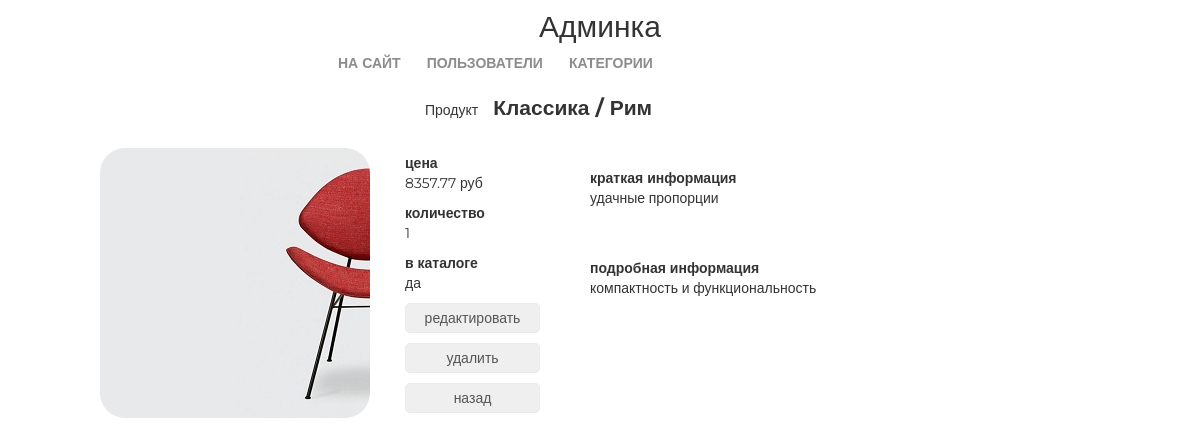
The page /admin/products/read/15/ on the database its author committed.
### mainapp/models.py (models this page shows, shortened)
class Product(models.Model):
    category = models.ForeignKey(ProductCategory, on_delete=models.CASCADE)
    name = models.CharField(verbose_name='имя продукта', max_length=128)
    image = models.ImageField(upload_to='products_images', blank=True)
    short_desc = models.CharField(verbose_name='краткое описание продукта', max_length=60, blank=True)
    description = models.TextField(verbose_name='описание продукта', blank=True)
    price = models.DecimalField(verbose_name='цена продукта', max_digits=8, decimal_places=2, default=0)
    quantity = models.PositiveIntegerField(verbose_name='количество на складе', default=0)
    is_active = models.BooleanField(verbose_name='категория активна', default=True, db_index=True)

class ProductCategory(models.Model):
    name = models.CharField(verbose_name='название категории', max_length=64, unique=True)
    description = models.TextField(verbose_name='описание категории', blank=True)
    is_active = models.BooleanField(verbose_name='категория активна', default=True)

### adminapp/views.py (the view)
# urls.py: re_path(r'^products/read/(?P<pk>\d+)/$', adminapp.ProductDetailView.as_view(), name='product_read'),
class ProductDetailView(DetailView):
    model = Product
    template_name = 'adminapp/product_read.html'

### mainapp/context_processors.py (called while the page is built)
def basket(request):
    print(f'context processor basket works')
    basket = []
    if request.user.is_authenticated:
        basket = Basket.objects.filter(user=request.user)
    return {
        'basket': basket,
    }

### adminapp/templates/adminapp/product_read.html
{% extends 'adminapp/base.html' %}
{% load static %}
{% block content %}
    <div class="product_read">
        <div class="product_name">
            Продукт<strong>{{ object.category.name|title }} / {{ object.name|title }}</strong>
        </div>
        <img src="/media/{{ object.image|default:'products_images/default.jpg' }}" alt="{{ object.name }}">
        <div class="summary">
            <b>цена</b>
            <p>{{ object.price }} руб</p>
            <b>количество</b>
            <p>{{ object.quantity }}</p>
            <b>в каталоге</b>
            <p>{% if object.is_active %}да{% else %}нет{% endif %}</p>
            <p>
                <button>
                    <a href={% url 'admin:product_update' object.pk %}>редактировать</a>
                </button>
            </p>
            <p>
                <button>
                    <a href={% url 'admin:product_delete' object.pk %}>удалить</a>
                </button>
            </p>
            <p>
                <button>
                    <a href={% url 'admin:products' object.category.pk %}>назад</a>
                </button>
            </p>
        </div>
        <div class="product_desc">
            <b>краткая информация</b>
            <p>
                {{ object.short_desc }}
            </p>
            <br>
            <br>
            <b>подробная информация</b>
            <p>
                {{ object.description }}
            </p>
        </div>
    </div>
{% endblock %}

### static/css/style.css (style rules this page uses)
* { margin: 0; padding: 0; }
body { font-family: 'Montserrat', sans-serif; }
html, body { height: 100%; }
.product_read { margin: 0 auto; width: 1000px; height: 600px; }
.product_read img { display: block; float:left; margin-top: 25px; border-radius: 25px; }
.product_read .product_name { display: block; margin: 0 auto; width: 350px; }
.product_read .summary { display: block; float: left; margin-left: 35px; margin-top: 30px; width: 150px; }
.product_read .product_desc { display: block; float: left; margin-left: 35px; margin-top: 45px; width: 400px; }
.product_read strong { font-size: 150%; margin-left: 15px; }
.product_read button { border: 1px solid #eaeaea; border-radius: 5px; height: 30px; margin: 0px auto; width: 135px; padding: 0 15px; }
.product_read a { color: #555; text-decoration: none; }

### rows shown on the page
Product: category.name "Классика", name "Рим", image (picture), price "8357.77", quantity "1", short_desc "удачные пропорции", description "компактность и функциональность"
